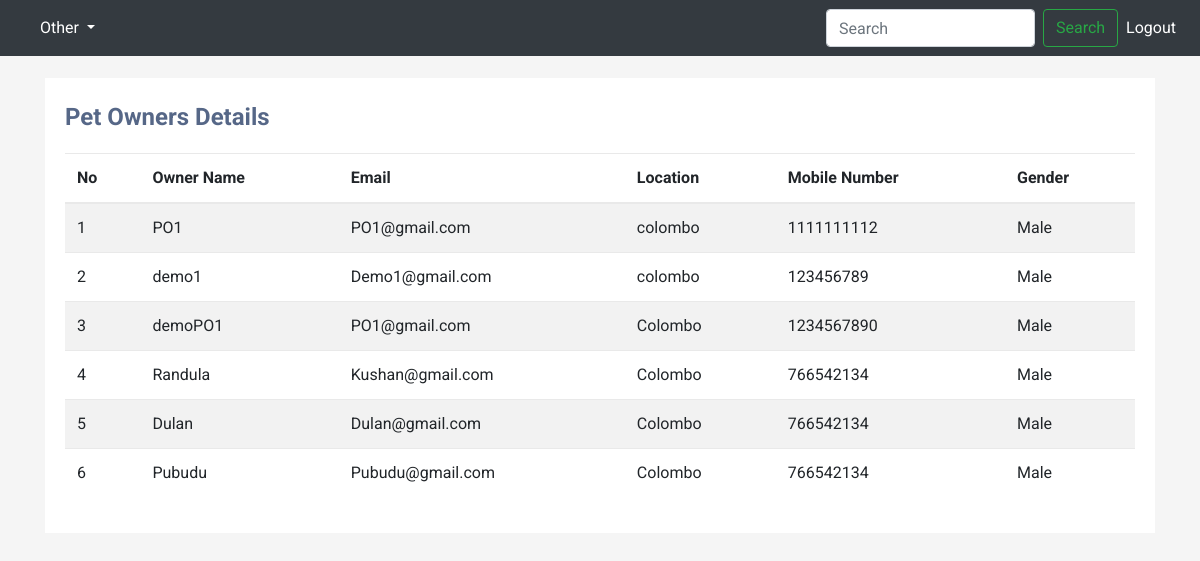
The app's page /view/Owners.php with its own data.
### tables this page shows
CREATE TABLE `pet_owners`  (
  `Id` int(11) NOT NULL AUTO_INCREMENT,
  `username` varchar(30) NOT NULL,
  `password` varchar(100) NULL DEFAULT NULL,
  `email` varchar(50) NULL DEFAULT NULL,
  `gender` char(5) NULL DEFAULT NULL,
  `location` varchar(100) NULL DEFAULT NULL,
  `contact_num` int(10) NOT NULL,
  PRIMARY KEY (`Id`) USING BTREE
);

### view/Owners.php (the view, shortened to what this page needs)
<?php
require('../db_conn.php');
 ?>
<!DOCTYPE html>
<html>
<head>
    <link rel="stylesheet" href="https://stackpath.bootstrapcdn.com/bootstrap/4.5.0/css/bootstrap.min.css">
    <link rel="stylesheet" href="https://maxcdn.bootstrapcdn.com/font-awesome/4.7.0/css/font-awesome.min.css">
</head>
<body>
    <nav class="navbar navbar-expand-md navbar-dark fixed-top bg-dark">
      <div class="collapse navbar-collapse" id="navbarsExampleDefault">
        <ul class="navbar-nav mr-auto">
          <li class="nav-item dropdown">
        <a class="nav-link dropdown-toggle active" href="#" id="navbarDropdown" role="button" data-toggle="dropdown" aria-haspopup="true" aria-expanded="false">
          Other
        </a>
        </li>
        </ul>
        <form class="form-inline my-2 my-lg-0">
          <input class="form-control mr-sm-2" type="text" placeholder="Search" aria-label="Search">
          <button class="btn btn-outline-success my-2 my-sm-0" type="submit">Search</button>
          <ul class="navbar-nav mr-auto">
          <li class="nav-item">
            <a class="nav-link active" href="..\logout.php">Logout</a>
          </li></ul>
        </form>
      </div>
</nav>
<br><br>
<div class="container-xl">
    <div class="table-responsive">
        <div class="table-wrapper">
            <div class="table-title">
                <div class="row">
                    <div class="col-sm-5">
                        <h2><b>Pet Owners Details</b></h2>
                    </div>
                </div>
            </div>
            <table class="table table-striped table-hover">
                <thead>
                    <tr>
                        <th>No</th>
                        <th>Owner Name</th>
                        <th>Email</th>
                        <th>Location</th>
                        <th>Mobile Number</th>
                        <th>Gender</th>
                    </tr>
                </thead>
                <tbody>
                    <?php
                        $ret=mysqli_query($conn,"select * from pet_owners");
                        $cnt=1;
                        $row=mysqli_num_rows($ret);
                        if($row>0){
                        while ($row=mysqli_fetch_array($ret)) {
                    ?>
                    <tr>
                        <td><?php echo $cnt;?></td>
                        <td><?php  echo $row['username'];?> </td>
                        <td><?php  echo $row['email'];?></td>
                        <td><?php  echo $row['location'];?></td>
                        <td><?php  echo $row['contact_num'];?></td>
                        <td><?php  echo $row['gender'];?></td>
                    </tr>
                    <?php
                    $cnt=$cnt+1;
                    } } else {?>
                    <tr>
                        <th style="text-align:center; color:red;" colspan="6">No Record Found</th>
                    </tr>
                    <?php } ?>
                </tbody>
            </table>
        </div>
    </div>
</div>
</body>
</html>

### view/Owners.php (style rules this page uses)
body { color: #566787; background: #f5f5f5; font-family: 'Roboto', sans-serif; }
.table-responsive { margin: 30px 0; }
.table-wrapper { min-width: 1000px; background: #fff; padding: 20px; box-shadow: 0 1px 1px rgba(0,0,0,.05); }
.table-title { font-size: 15px; padding-bottom: 10px; margin: 0 0 10px; min-height: 45px; }
.table-title h2 { margin: 5px 0 0; font-size: 24px; }
table.table tr th, table.table tr td { border-color: #e9e9e9; }
table.table td:last-child { width: 130px; }

### records on screen
pet_owners: username "PO1", email "PO1@gmail.com", location "colombo", contact_num "1111111112", gender "Male"
pet_owners: username "demo1", email "Demo1@gmail.com", location "colombo", contact_num "123456789", gender "Male"
pet_owners: username "demoPO1", email "PO1@gmail.com", location "Colombo", contact_num "1234567890", gender "Male"
pet_owners: username "Randula", email "Kushan@gmail.com", location "Colombo", contact_num "766542134", gender "Male"
pet_owners: username "Dulan", email "Dulan@gmail.com", location "Colombo", contact_num "766542134", gender "Male"
pet_owners: username "Pubudu", email "Pubudu@gmail.com", location "Colombo", contact_num "766542134", gender "Male"
